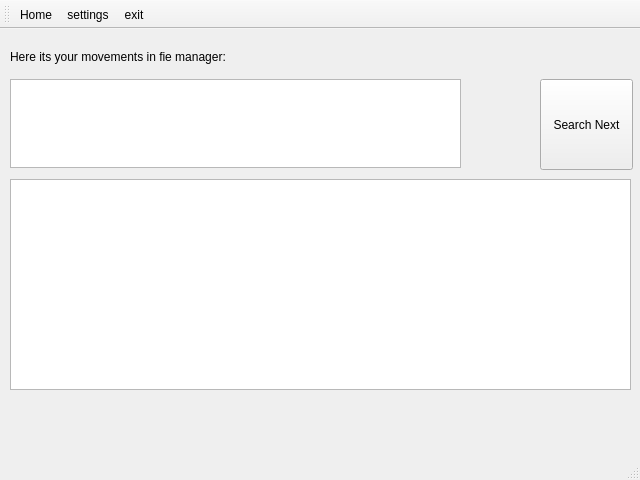
<?xml version="1.0" encoding="UTF-8"?>
<ui version="4.0">
 <class>MainWindow</class>
 <widget class="QMainWindow" name="MainWindow">
  <property name="geometry">
   <rect>
    <x>0</x>
    <y>0</y>
    <width>640</width>
    <height>480</height>
   </rect>
  </property>
  <property name="windowTitle">
   <string>MainWindow</string>
  </property>
  <widget class="QWidget" name="centralwidget">
   <widget class="QWidget" name="horizontalLayoutWidget">
    <property name="geometry">
     <rect>
      <x>10</x>
      <y>150</y>
      <width>621</width>
      <height>211</height>
     </rect>
    </property>
    <layout class="QHBoxLayout" name="horizontalLayout">
     <item>
      <widget class="QTreeView" name="treeView"/>
     </item>
    </layout>
   </widget>
   <widget class="QWidget" name="horizontalLayoutWidget_2">
    <property name="geometry">
     <rect>
      <x>10</x>
      <y>50</y>
      <width>451</width>
      <height>89</height>
     </rect>
    </property>
    <layout class="QHBoxLayout" name="horizontalLayout_2">
     <item>
      <widget class="QPlainTextEdit" name="plainTextEdit"/>
     </item>
    </layout>
   </widget>
   <widget class="QPushButton" name="pushButton">
    <property name="geometry">
     <rect>
      <x>540</x>
      <y>50</y>
      <width>93</width>
      <height>91</height>
     </rect>
    </property>
    <property name="text">
     <string>Search Next</string>
    </property>
   </widget>
   <widget class="QLabel" name="label">
    <property name="geometry">
     <rect>
      <x>10</x>
      <y>20</y>
      <width>301</width>
      <height>16</height>
     </rect>
    </property>
    <property name="text">
     <string>Here its your movements in fie manager: </string>
    </property>
   </widget>
  </widget>
  <widget class="QStatusBar" name="statusbar"/>
  <widget class="QToolBar" name="toolBar">
   <property name="windowTitle">
    <string>toolBar</string>
   </property>
   <property name="layoutDirection">
    <enum>Qt::LeftToRight</enum>
   </property>
   <property name="iconSize">
    <size>
     <width>65</width>
     <height>60</height>
    </size>
   </property>
   <attribute name="toolBarArea">
    <enum>TopToolBarArea</enum>
   </attribute>
   <attribute name="toolBarBreak">
    <bool>false</bool>
   </attribute>
   <addaction name="actionHome"/>
   <addaction name="actionSettings"/>
   <addaction name="actionExit"/>
  </widget>
  <action name="actionHome">
   <property name="icon">
    <iconset resource="iman.qrc">
     <normaloff>:/Project/BeforNewYearProject/home_icon.svg</normaloff>:/Project/BeforNewYearProject/home_icon.svg</iconset>
   </property>
   <property name="text">
    <string>Home</string>
   </property>
  </action>
  <action name="actionSettings">
   <property name="icon">
    <iconset resource="iman.qrc">
     <normaloff>:/Project/BeforNewYearProject/settings_icon.svg</normaloff>:/Project/BeforNewYearProject/settings_icon.svg</iconset>
   </property>
   <property name="text">
    <string>settings</string>
   </property>
  </action>
  <action name="actionExit">
   <property name="icon">
    <iconset resource="iman.qrc">
     <normaloff>:/Project/BeforNewYearProject/exit_icon.svg</normaloff>:/Project/BeforNewYearProject/exit_icon.svg</iconset>
   </property>
   <property name="text">
    <string>exit</string>
   </property>
  </action>
 </widget>
 <resources>
  <include location="iman.qrc"/>
 </resources>
 <connections/>
</ui>
